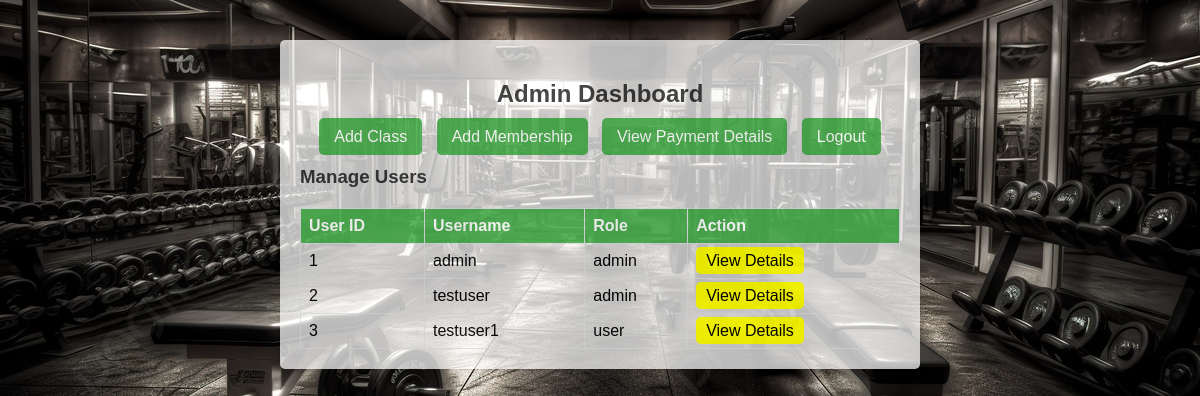
Page /admin_dashboard.php (signed in) on the committed database.
### tables this page shows
CREATE TABLE `users` (
  `id` int(11) NOT NULL,
  `username` varchar(100) NOT NULL,
  `password` varchar(255) NOT NULL,
  `role` enum('admin','user') NOT NULL
);

### admin_dashboard.php (the view, shortened to what this page needs)
<?php
require 'config.php';
$users_stmt = $pdo->query("SELECT id, username, role FROM users");
$users = $users_stmt->fetchAll(PDO::FETCH_ASSOC);
?>
<!DOCTYPE html>
<html lang="en">
<head>
    <link rel="stylesheet" href="styles.css">
</head>
<body>
<div class="container">
    <h2>Admin Dashboard</h2>
    <div class="button-container">
        <a class="button" href="add_class.php">Add Class</a>
        <a class="button" href="add_membership.php">Add Membership</a>
        <a class="button" href="admin_payment_details.php">View Payment Details</a>
        <a class="button" href="logout.php">Logout</a>
    </div>
    <h3>Manage Users</h3>
    <table>
        <tr>
            <th>User ID</th>
            <th>Username</th>
            <th>Role</th>
            <th>Action</th>
        </tr>
        <?php foreach ($users as $user): ?>
            <tr>
                <td><?php echo htmlspecialchars($user['id']); ?></td>
                <td><?php echo htmlspecialchars($user['username']); ?></td>
                <td><?php echo htmlspecialchars($user['role']); ?></td>
                <td>
                    <a class="view-details-button" href="user_details.php?id=<?php echo htmlspecialchars($user['id']); ?>">View Details</a>
                </td>
            </tr>
        <?php endforeach; ?>
    </table>
</div>
</body>
</html>

### styles.css (style rules this page uses)
body { font-family: Arial, sans-serif; background-color: #f4f4f4; padding: 20px; }
h2 { text-align: center; margin-bottom: 20px; }
a { color: #5cb85c; text-decoration: none; }
h3 { margin-top: 20px; }
h2, h3 { color: #333; }
.container { max-width: 600px; margin: 20px auto; padding: 20px; background-color: #fff; border-radius: 10px; box-shadow: 0 0 15px rgba(0, 0, 0, 0.1); }

### admin_dashboard.php (style rules this page uses)
body { font-family: Arial, sans-serif; background-color: #f4f4f4; margin: 0; padding: 20px; }
.button-container { margin: 20px 0; text-align: center; }
.button { background-color: #4CAF50; color: white; padding: 10px 15px; text-decoration: none; border: none; border-radius: 5px; cursor: pointer; margin: 0 5px; }
.view-details-button { background-color: yellow; color: black; padding: 5px 10px; text-decoration: none; border-radius: 5px; border: none; cursor: pointer; }
table { width: 100%; border-collapse: collapse; margin-top: 20px; }
th, td { border: 1px solid #ddd; padding: 8px; text-align: left; }
th { background-color: #4CAF50; color: white; }
.container { background-color: rgba(255, 255, 255, 0.8); padding: 20px; border-radius: 5px; box-shadow: 0 2px 5px rgba(0, 0, 0, 0.1); }
body { background-image: url('admin.jpg'); background-size: cover; background-position: center; background-repeat: no-repeat; opacity: 0.9; }

### rows in the picture
users: id "1", username "admin", role "admin"
users: id "2", username "testuser", role "admin"
users: id "3", username "testuser1", role "user"
